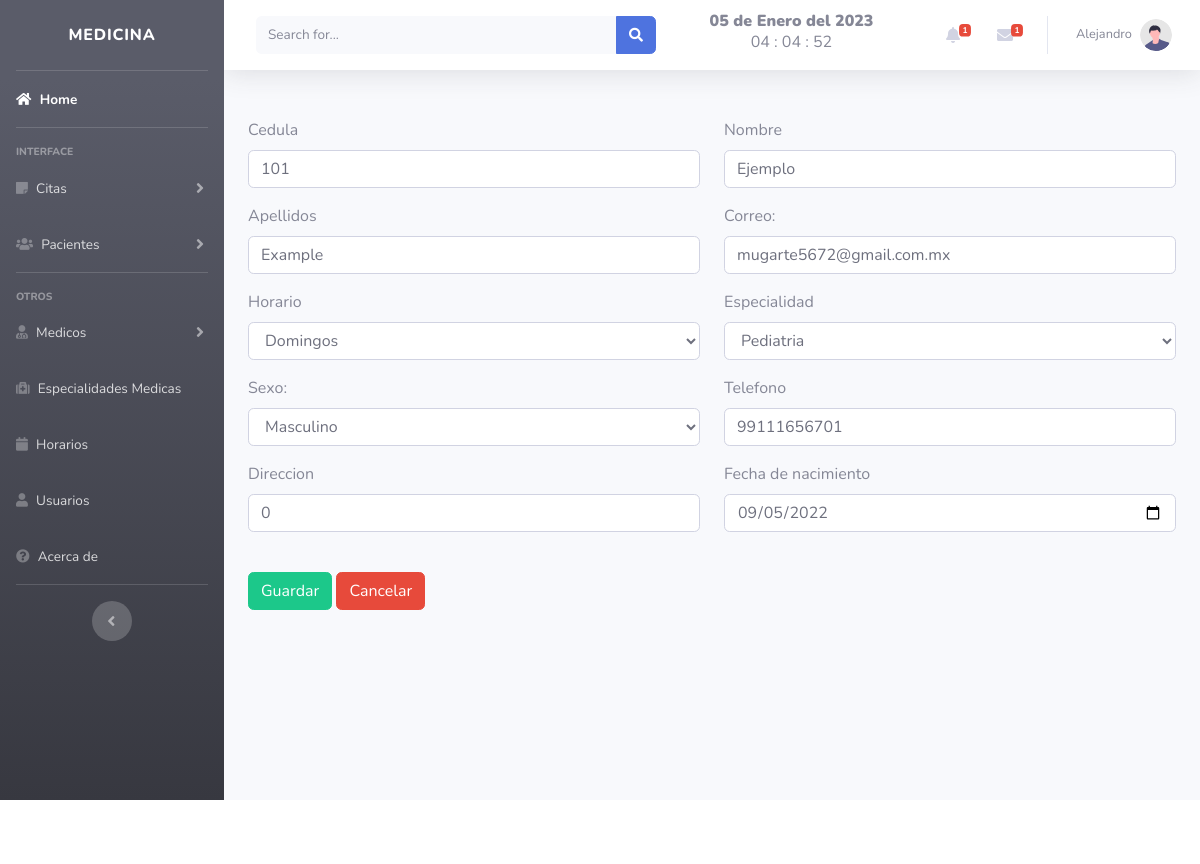
The page /includes/editar_doctor.php?id=6 (signed in) on the database its author committed.
### tables this page shows
CREATE TABLE `doctor` (
  `id` int(11) NOT NULL,
  `cedula` int(50) NOT NULL,
  `name` varchar(50) NOT NULL,
  `apellidos` varchar(150) NOT NULL,
  `correo` varchar(50) NOT NULL DEFAULT 'current_timestamp()',
  `id_horario` int(11) NOT NULL,
  `id_especialidad` int(11) NOT NULL,
  `sexo` varchar(50) NOT NULL,
  `telefono` varchar(50) NOT NULL,
  `direccion` varchar(150) NOT NULL,
  `fecha` date NOT NULL,
  `fecha_registro` timestamp NOT NULL DEFAULT current_timestamp(),
  `id_rol` int(11) NOT NULL
);

CREATE TABLE `horario` (
  `id` int(11) NOT NULL,
  `dias` varchar(250) NOT NULL,
  `id_doctor` int(11) NOT NULL,
  `fecha` timestamp NOT NULL DEFAULT current_timestamp()
);

CREATE TABLE `especialidades` (
  `id` int(11) NOT NULL,
  `especialidad` varchar(100) NOT NULL,
  `fecha` timestamp NOT NULL DEFAULT current_timestamp()
);

### includes/editar_doctor.php (the view, shortened to what this page needs)
<?php
$id = $_GET['id'];
include "db.php";
$consulta = "SELECT d.id, d.cedula, d.name, d.apellidos,d.correo, d.id_horario, d.id_especialidad, d.sexo, d.telefono,
d.direccion, d.fecha, d.fecha_registro, esp.especialidad, h.dias FROM doctor d LEFT JOIN especialidades esp
ON d.id_especialidad = esp.id LEFT JOIN horario h ON d.id_horario = h.id WHERE d.id = $id";
$resultado = mysqli_query($conexion, $consulta);
$usuario = mysqli_fetch_assoc($resultado);
?>
<?php include_once "header.php"; ?>
<form action="../includes/functions.php" method="POST">
    <br>
<div class="container">
<div class="row">
    <div class="col-sm-6">
        <div class="mb-3">
            <label for="folio" class="form-label">Cedula</label>
            <input type="number" id="cedula" name="cedula" class="form-control"  value="<?php echo $usuario ['cedula']; ?>" required>
        </div>
    </div>
    <div class="col-sm-6">
        <div class="mb-3">
            <label for="nombre" class="form-label">Nombre</label>
            <input type="text" id="name" name="name" class="form-control"  value="<?php echo $usuario ['name']; ?>" required>
        </div>
    </div>
</div>
<div class="row">
    <div class="col-sm-6">
        <div class="mb-3">
            <label for="nombre" class="form-label">Apellidos</label>
            <input type="text" id="apellidos" name="apellidos" class="form-control"  value="<?php echo $usuario ['apellidos']; ?>" required>
        </div>
    </div>
    <div class="col-sm-6">
        <div class="mb-3">
            <label for="username">Correo:</label><br>
            <input type="email" name="correo" id="correo" class="form-control"  value="<?php echo $usuario ['correo']; ?>" >
        </div>
    </div>
</div>
<div class="row">
    <div class="col-sm-6">
        <div class="mb-3">
            <label for="username">Horario</label><br>
            <select class="form-control" id="id_horario" name="id_horario" >
            <option <?php echo $usuario ['id_horario']==='dias' ? "selected='selected' ": "" ?>
                                value="<?php echo $usuario ['id_horario']; ?>"><?php echo $usuario ['dias']; ?> </option>
            </select>
        </div>
    </div>
    <div class="col-sm-6">
        <div class="mb-3">
            <label>Especialidad</label>
            <select class="form-control" id="id_especialidad" name="id_especialidad" >
            <option <?php echo $usuario ['id_especialidad']==='especialidad' ? "selected='selected' ": "" ?>
                                value="<?php echo $usuario ['id_especialidad']; ?>"><?php echo $usuario ['especialidad']; ?> </option>
            </select>
        </div>
    </div>
</div>
<div class="row">
    <div class="col-sm-6">
        <div class="mb-3">
            <label for="sexo" class="form-label">Sexo:</label>
            <select name="sexo" id="sexo" class="form-control"  value="<?php echo $usuario['sexo']; ?>" required>
            <option <?php echo $usuario['sexo'] === 'Masculino' ? "selected='selected' " : "" ?> value="Masculino">Masculino</option>
            </select>
        </div>
    </div>
    <div class="col-sm-6">
        <div class="mb-3">
            <label for="telefono">Telefono</label><br>
            <input type="number" name="telefono" id="telefono" class="form-control" value="<?php echo $usuario ['telefono']; ?>" required>
        </div>
    </div>
</div>
<div class="row">
    <div class="col-sm-6">
        <div class="mb-3">
            <label for="telefono">Direccion</label><br>
            <input type="text" name="direccion" id="direccion" class="form-control" value="<?php echo $usuario ['direccion']; ?>" required>
        </div>
    </div>
    <div class="col-sm-6">
        <div class="mb-3">
            <label for="fecha">Fecha de nacimiento</label><br>
            <input type="date" name="fecha" id="fecha" class="form-control" value="<?php echo $usuario ['fecha']; ?>" required>
        </div>
    </div>
</div>
<br>
<div class="mb-3">
    <input type="submit" value="Guardar" id="register" class="btn btn-success" name="registrar">
    <a href="../views/medicos.php" class="btn btn-danger">Cancelar</a>
</div>
</div>
</form>
<?php include_once "footer.php"; ?>
</html>

### rows shown on the page
doctor: cedula "101", name "Ejemplo", apellidos "Example", correo "mugarte5672@gmail.com.mx", id_horario "Domingos", id_especialidad "Pediatria", sexo "Masculino", telefono "99111656701", direccion "0", fecha "09/05/2022"

### other values the page prints
fecha() "05 de Enero del 2023"
$_SESSION['nombre'] "Alejandro"
